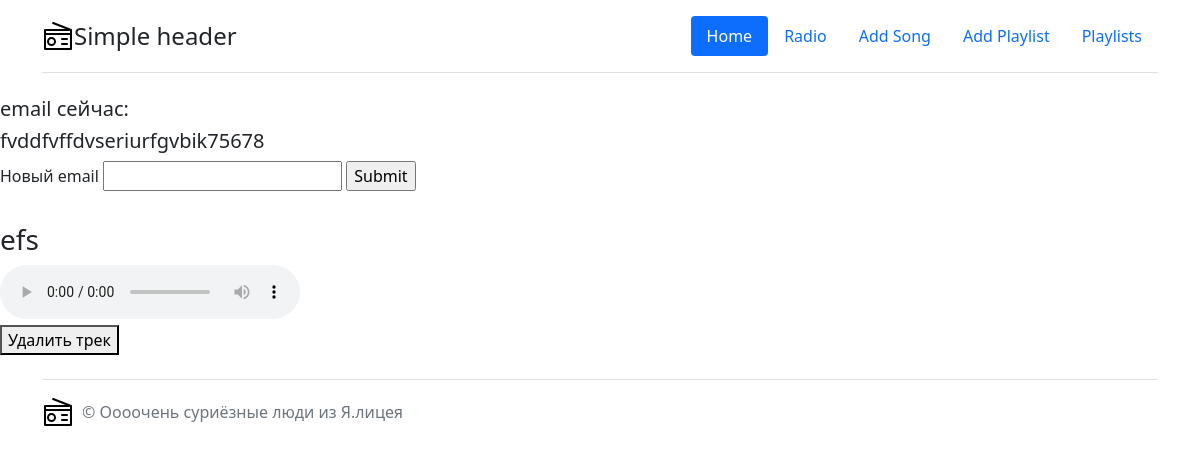
/profile (signed in), run on an earlier commit of the app's database.
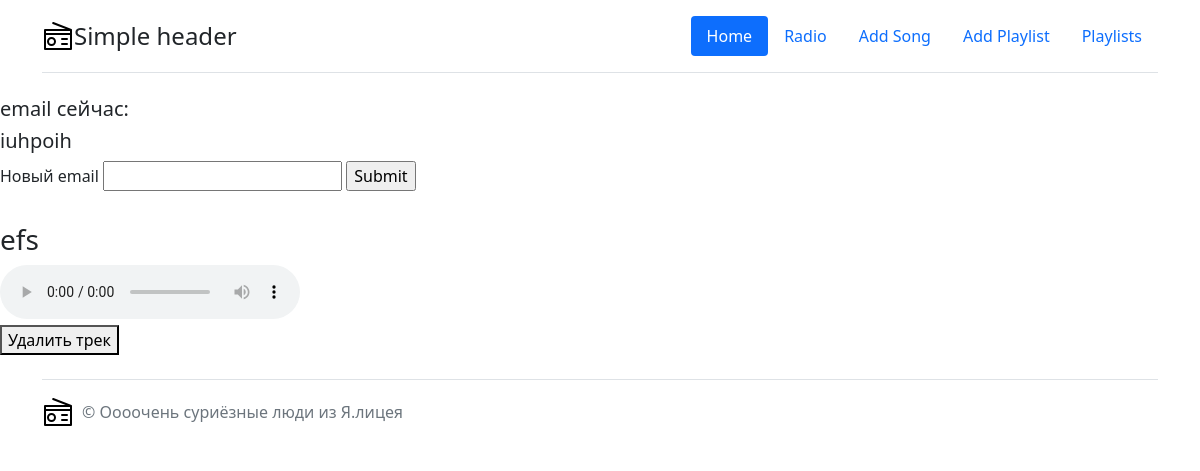
And on a later commit of the database.
### data/user.py (models this page shows, shortened)
class User(SqlAlchemyBase, flask_login.UserMixin):
    __tablename__ = 'users'
    id = sqlalchemy.Column(sqlalchemy.Integer,
                           primary_key=True, autoincrement=True)
    name = sqlalchemy.Column(sqlalchemy.String, nullable=True)
    email = sqlalchemy.Column(sqlalchemy.String,
                              index=True, unique=True, nullable=True)
    town = sqlalchemy.Column(sqlalchemy.String, nullable=True)
    hashed_password = sqlalchemy.Column(sqlalchemy.String, nullable=True)
    created_date = sqlalchemy.Column(sqlalchemy.DateTime,
                                     default=datetime.datetime.now)
    temp_preference = sqlalchemy.Column(sqlalchemy.Float, nullable=True, default=10)
    mood_preference = sqlalchemy.Column(sqlalchemy.Float, nullable=True, default=10)

### data/track.py (models this page shows, shortened)
class Track(SqlAlchemyBase, SerializerMixin):
    __tablename__ = "track"
    id = sqlalchemy.Column(sqlalchemy.Integer,
                           primary_key=True, autoincrement=True)
    track_name = sqlalchemy.Column(sqlalchemy.String, nullable=True)
    user_id = sqlalchemy.Column(sqlalchemy.Integer,
                                sqlalchemy.ForeignKey("users.id"))
    tack_path = sqlalchemy.Column(sqlalchemy.String, nullable=True)
    img_path = sqlalchemy.Column(sqlalchemy.String, nullable=True)
    track_duration = sqlalchemy.Column(sqlalchemy.Integer, nullable=True)  # в секундах
    temp_preference = sqlalchemy.Column(sqlalchemy.Float, nullable=True)
    mood_preference = sqlalchemy.Column(sqlalchemy.Float, nullable=True)

### app.py (the view)
@app.route("/profile", methods=["GET", "POST"])
@login_required
def profile():
    db_sess = db_session.create_session()
    user = db_sess.query(User).filter(User.id == session.get("_user_id")).first()
    tracks = db_sess.query(Track).filter(Track.user_id == session.get("_user_id")).all()
    if request.method == "POST":
        user.email = request.form.get("email")
    db_sess.commit()
    return render_template("profile.html", tracks=tracks,
                           name=user.name,
                           email=user.email
                           )

### app.py (called while the page is built)
@login_manager.user_loader
def load_user(user_id):
    db_sess = db_session.create_session()
    return db_sess.query(User).get(user_id)

### data/db_session.py (called while the page is built)
def create_session() -> Session:
    global __factory
    return __factory()

### templates/profile.html (shortened to what this page needs)
<!DOCTYPE html>
<html lang="en">
<head>
    <link href="https://cdn.jsdelivr.net/npm/bootstrap@5.1.3/dist/css/bootstrap.min.css" rel="stylesheet">
</head>
<body>
 <div class="container">
    <header class="d-flex flex-wrap justify-content-center py-3 mb-4 border-bottom">
      <a href="/homepage" class="d-flex align-items-center mb-3 mb-md-0 me-md-auto text-dark text-decoration-none">
        <img src="{{ url_for('static',filename='icons/icon_m.svg') }}"></img>
        <span class="fs-4">Simple header</span>
      </a>
      <ul class="nav nav-pills">
        <li class="nav-item"><a href="/homepage" class="nav-link active" aria-current="page">Home</a></li>
        <li class="nav-item"><a href="/radio" class="nav-link">Radio</a></li>
        <li class="nav-item"><a href="/add/song" class="nav-link">Add Song</a></li>
        <li class="nav-item"><a href="/add/playlist" class="nav-link">Add Playlist</a></li>
        <li class="nav-item"><a href="/myplaylists" class="nav-link">Playlists</a></li>
      </ul>
    </header>
 </div>
 <h5>email сейчас:</h5>
 <h5>{{email}}</h5>
 <form action="" method="post">
     <label for="username">Новый email</label>
     <input type="text" name="email">
     <input type="submit">
 </form>
    {% for item in tracks %}
    <h3 value="name" >{{item["track_name"]}}</h3>
    <audio controls src="{{ url_for('static', filename=item['tack_path']) }}"></audio>
    <br>
    <button class="delete" value="{{item['id']}}">Удалить трек</button>
    {% endfor %}
<div class="container">
  <footer class="d-flex flex-wrap justify-content-between align-items-center py-3 my-4 border-top">
    <div class="col-md-4 d-flex align-items-center">
      <a href="/homepage" class="mb-3 me-2 mb-md-0 text-muted text-decoration-none lh-1">
        <img src="{{ url_for('static',filename='icons/icon_m.svg') }}"></img>
      </a>
      <span class="text-muted">&copy; Оооочень суриёзные люди из Я.лицея </span>
    </div>
  </footer>
</div>
</body>
</html>

What changed in the data, as far as the page shows it:
changed User: email "fvddfvffdvseriurfgvbik75678" → "iuhpoih"
